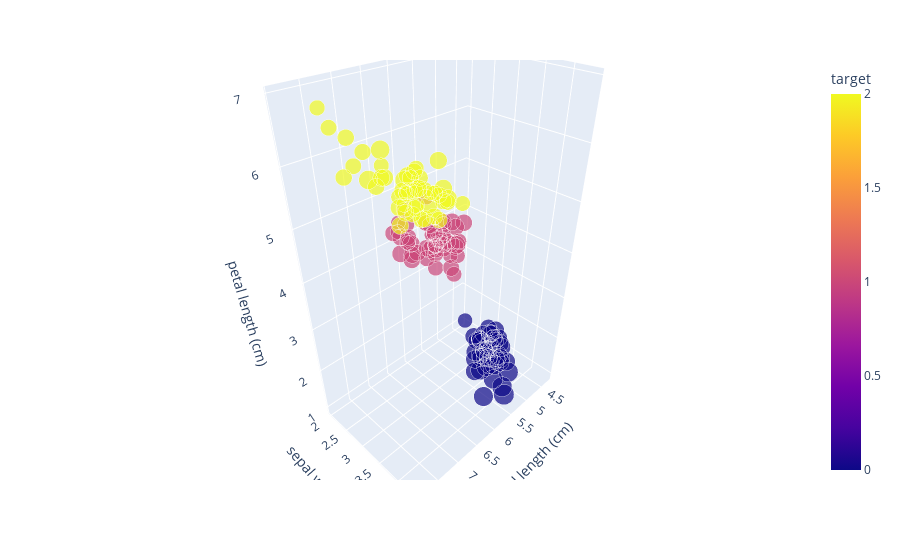

Notebook code for this chart:
### Code cell
px.scatter_3d(data, x="sepal length (cm)", y="sepal width (cm)", z="petal length (cm)", size="sepal width (cm)", 
              color="target", color_discrete_map = {"Joly": "blue", "Bergeron": "violet", "Coderre":"pink"})

### Figure 1 — Plotly figure (JSON) as saved in the notebook; plotly's stock layout.template omitted (floating-point values rounded to 4 significant figures; data arrays with more than 128 entries replaced by an {"elided": "..."} marker saying what was removed)
{"data": [{"hovertemplate": "sepal length (cm)=%{x}<br>sepal width (cm)=%{marker.size}<br>petal length (cm)=%{z}<br>target=%{marker.color}<extra></extra>", "legendgroup": "", "marker": {"color": {"elided": "150 int values"}, "coloraxis": "coloraxis", "size": {"elided": "150 float values"}, "sizemode": "area", "sizeref": 0.011, "symbol": "circle"}, "mode": "markers", "name": "", "scene": "scene", "showlegend": false, "type": "scatter3d", "x": {"elided": "150 float values"}, "y": {"elided": "150 float values"}, "z": {"elided": "150 float values"}}], "layout": {"coloraxis": {"colorbar": {"title": {"text": "target"}}, "colorscale": [[0, "#0d0887"], [0.1111, "#46039f"], [0.2222, "#7201a8"], [0.3333, "#9c179e"], [0.4444, "#bd3786"], [0.5556, "#d8576b"], [0.6667, "#ed7953"], [0.7778, "#fb9f3a"], [0.8889, "#fdca26"], [1, "#f0f921"]]}, "legend": {"itemsizing": "constant", "tracegroupgap": 0}, "margin": {"t": 60}, "scene": {"domain": {"x": [0, 1], "y": [0, 1]}, "xaxis": {"title": {"text": "sepal length (cm)"}}, "yaxis": {"title": {"text": "sepal width (cm)"}}, "zaxis": {"title": {"text": "petal length (cm)"}}}}}
